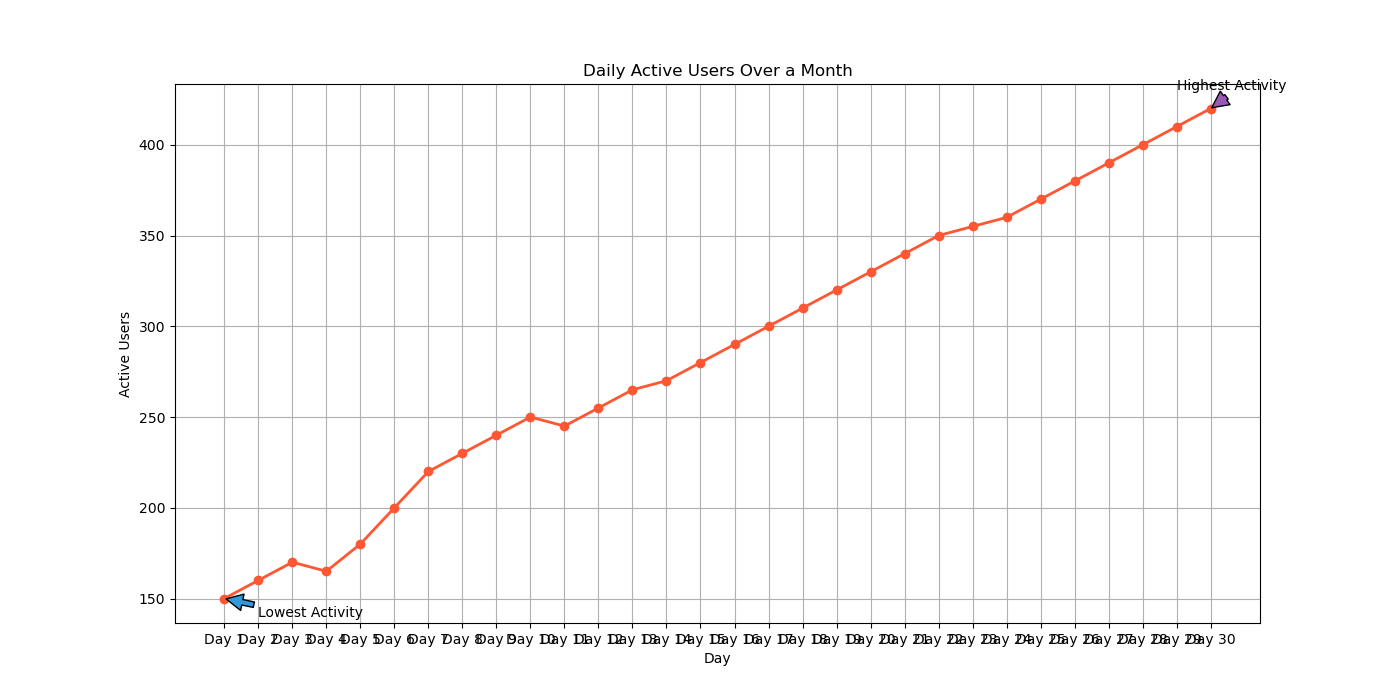

Reproduce this figure in Python.

import matplotlib.pyplot as plt

# Data
days = ["Day 1", "Day 2", "Day 3", "Day 4", "Day 5", "Day 6", 
        "Day 7", "Day 8", "Day 9", "Day 10", "Day 11", "Day 12", 
        "Day 13", "Day 14", "Day 15", "Day 16", "Day 17", "Day 18", 
        "Day 19", "Day 20", "Day 21", "Day 22", "Day 23", "Day 24", 
        "Day 25", "Day 26", "Day 27", "Day 28", "Day 29", "Day 30"]
active_users = [150, 160, 170, 165, 180, 200, 220, 230, 240, 250, 
                245, 255, 265, 270, 280, 290, 300, 310, 320, 330, 
                340, 350, 355, 360, 370, 380, 390, 400, 410, 420]

plt.figure(figsize=(14, 7))
plt.plot(days, active_users, marker='o', color='#FF5733', linewidth=2)

plt.annotate('Lowest Activity', xy=(0, 150), xytext=(1, 140),
             arrowprops=dict(facecolor='#3498db', shrink=0.05))
plt.annotate('Highest Activity', xy=(29, 420), xytext=(28, 430),
             arrowprops=dict(facecolor='#9b59b6', shrink=0.05))

plt.title('Daily Active Users Over a Month')
plt.xlabel('Day')
plt.ylabel('Active Users')
plt.grid(True)

plt.show()
